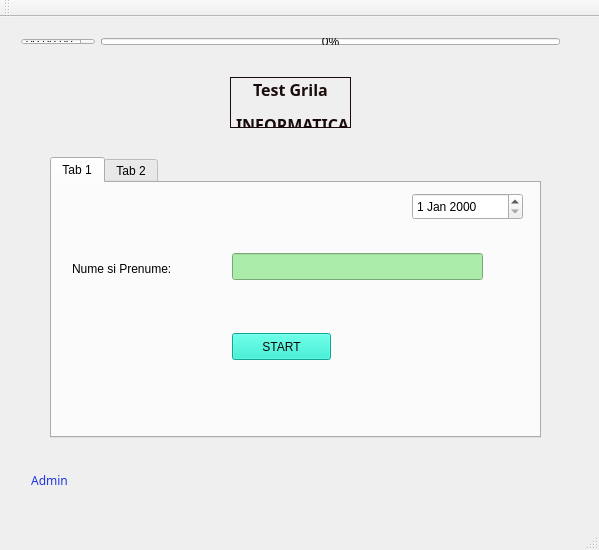
<?xml version="1.0" encoding="UTF-8"?>
<ui version="4.0">
 <class>MainWindow</class>
 <widget class="QMainWindow" name="MainWindow">
  <property name="geometry">
   <rect>
    <x>0</x>
    <y>0</y>
    <width>599</width>
    <height>550</height>
   </rect>
  </property>
  <property name="windowTitle">
   <string>MainWindow</string>
  </property>
  <widget class="QWidget" name="centralWidget">
   <widget class="QLabel" name="label">
    <property name="geometry">
     <rect>
      <x>230</x>
      <y>60</y>
      <width>121</width>
      <height>51</height>
     </rect>
    </property>
    <property name="font">
     <font>
      <family>Purisa</family>
      <pointsize>12</pointsize>
      <weight>75</weight>
      <bold>true</bold>
     </font>
    </property>
    <property name="styleSheet">
     <string notr="true">color: rgb(25, 11, 11);</string>
    </property>
    <property name="frameShape">
     <enum>QFrame::Box</enum>
    </property>
    <property name="text">
     <string>&lt;!DOCTYPE HTML PUBLIC &quot;-//W3C//DTD HTML 4.0//EN&quot; &quot;http://www.w3.org/TR/REC-html40/strict.dtd&quot;&gt;
&lt;html&gt;&lt;head&gt;&lt;meta name=&quot;qrichtext&quot; content=&quot;1&quot; /&gt;&lt;style type=&quot;text/css&quot;&gt;
p, li { white-space: pre-wrap; }
&lt;/style&gt;&lt;/head&gt;&lt;body style=&quot; font-family:'Ubuntu'; font-size:11pt; font-weight:400; font-style:normal;&quot;&gt;
&lt;p align=&quot;center&quot; style=&quot; margin-top:12px; margin-bottom:12px; margin-left:0px; margin-right:0px; -qt-block-indent:0; text-indent:0px;&quot;&gt;&lt;span style=&quot; font-size:12pt; font-weight:600;&quot;&gt;Test Grila &lt;/span&gt;&lt;/p&gt;
&lt;p align=&quot;center&quot; style=&quot; margin-top:12px; margin-bottom:12px; margin-left:0px; margin-right:0px; -qt-block-indent:0; text-indent:0px;&quot;&gt;&lt;span style=&quot; font-size:12pt; font-weight:600;&quot;&gt;INFORMATICA&lt;/span&gt;&lt;/p&gt;&lt;/body&gt;&lt;/html&gt;</string>
    </property>
   </widget>
   <widget class="QWidget" name="layoutWidget">
    <property name="geometry">
     <rect>
      <x>10</x>
      <y>10</y>
      <width>561</width>
      <height>29</height>
     </rect>
    </property>
    <layout class="QHBoxLayout" name="horizontalLayout">
     <item>
      <widget class="QTimeEdit" name="timeEdit">
       <property name="displayFormat">
        <string>HH:mm:ss</string>
       </property>
      </widget>
     </item>
     <item>
      <widget class="QProgressBar" name="progressBar">
       <property name="value">
        <number>0</number>
       </property>
      </widget>
     </item>
    </layout>
   </widget>
   <widget class="QTabWidget" name="tabWidget">
    <property name="geometry">
     <rect>
      <x>50</x>
      <y>140</y>
      <width>491</width>
      <height>281</height>
     </rect>
    </property>
    <property name="currentIndex">
     <number>0</number>
    </property>
    <widget class="QWidget" name="tab">
     <attribute name="title">
      <string>Tab 1</string>
     </attribute>
     <widget class="QLineEdit" name="lineEdit_name">
      <property name="geometry">
       <rect>
        <x>180</x>
        <y>70</y>
        <width>251</width>
        <height>27</height>
       </rect>
      </property>
      <property name="styleSheet">
       <string notr="true">background-color: rgb(171, 236, 170);</string>
      </property>
     </widget>
     <widget class="QDateEdit" name="dateEdit">
      <property name="geometry">
       <rect>
        <x>360</x>
        <y>10</y>
        <width>111</width>
        <height>27</height>
       </rect>
      </property>
     </widget>
     <widget class="QLabel" name="label_15">
      <property name="geometry">
       <rect>
        <x>20</x>
        <y>70</y>
        <width>131</width>
        <height>31</height>
       </rect>
      </property>
      <property name="text">
       <string>Nume si Prenume:</string>
      </property>
     </widget>
     <widget class="QPushButton" name="pushButton_START">
      <property name="geometry">
       <rect>
        <x>180</x>
        <y>150</y>
        <width>99</width>
        <height>27</height>
       </rect>
      </property>
      <property name="styleSheet">
       <string notr="true">background-color: rgb(19, 234, 204);
color: rgb(15, 8, 8);</string>
      </property>
      <property name="text">
       <string>START</string>
      </property>
     </widget>
    </widget>
    <widget class="QWidget" name="tab_2">
     <attribute name="title">
      <string>Tab 2</string>
     </attribute>
     <widget class="QLabel" name="questionLabel">
      <property name="geometry">
       <rect>
        <x>10</x>
        <y>10</y>
        <width>459</width>
        <height>41</height>
       </rect>
      </property>
      <property name="styleSheet">
       <string notr="true">background-color: rgb(18, 235, 216);</string>
      </property>
      <property name="text">
       <string>questionLabel</string>
      </property>
     </widget>
     <widget class="QPushButton" name="pushButton_NEXT">
      <property name="geometry">
       <rect>
        <x>360</x>
        <y>210</y>
        <width>99</width>
        <height>27</height>
       </rect>
      </property>
      <property name="styleSheet">
       <string notr="true">color: rgb(21, 221, 67);</string>
      </property>
      <property name="text">
       <string>Next</string>
      </property>
     </widget>
     <widget class="QPushButton" name="pushButton_Back">
      <property name="geometry">
       <rect>
        <x>250</x>
        <y>210</y>
        <width>99</width>
        <height>27</height>
       </rect>
      </property>
      <property name="styleSheet">
       <string notr="true">color: rgb(74, 118, 89);
</string>
      </property>
      <property name="text">
       <string>Back</string>
      </property>
     </widget>
     <widget class="QWidget" name="layoutWidget">
      <property name="geometry">
       <rect>
        <x>10</x>
        <y>70</y>
        <width>461</width>
        <height>108</height>
       </rect>
      </property>
      <layout class="QVBoxLayout" name="verticalLayout">
       <item>
        <widget class="QCheckBox" name="answer1">
         <property name="styleSheet">
          <string notr="true">background-color: rgb(128, 164, 239);</string>
         </property>
         <property name="text">
          <string>answer1</string>
         </property>
        </widget>
       </item>
       <item>
        <widget class="QCheckBox" name="answer2">
         <property name="styleSheet">
          <string notr="true">background-color: rgb(241, 141, 234);
</string>
         </property>
         <property name="text">
          <string>answer2</string>
         </property>
        </widget>
       </item>
       <item>
        <widget class="QCheckBox" name="answer3">
         <property name="styleSheet">
          <string notr="true">
background-color: rgb(147, 241, 159);</string>
         </property>
         <property name="text">
          <string>answer3</string>
         </property>
        </widget>
       </item>
       <item>
        <widget class="QCheckBox" name="answer4">
         <property name="styleSheet">
          <string notr="true">
background-color: rgb(207, 135, 240);</string>
         </property>
         <property name="text">
          <string>answer4</string>
         </property>
        </widget>
       </item>
      </layout>
     </widget>
    </widget>
   </widget>
   <widget class="QPushButton" name="pushButton">
    <property name="geometry">
     <rect>
      <x>0</x>
      <y>450</y>
      <width>99</width>
      <height>27</height>
     </rect>
    </property>
    <property name="font">
     <font>
      <family>Purisa</family>
     </font>
    </property>
    <property name="styleSheet">
     <string notr="true">/*color: rgb(255, 255, 255);*/
color: rgb(31, 53, 224);</string>
    </property>
    <property name="text">
     <string>Admin</string>
    </property>
    <property name="autoDefault">
     <bool>false</bool>
    </property>
    <property name="default">
     <bool>false</bool>
    </property>
    <property name="flat">
     <bool>true</bool>
    </property>
   </widget>
  </widget>
  <widget class="QMenuBar" name="menuBar">
   <property name="geometry">
    <rect>
     <x>0</x>
     <y>0</y>
     <width>599</width>
     <height>25</height>
    </rect>
   </property>
  </widget>
  <widget class="QToolBar" name="mainToolBar">
   <attribute name="toolBarArea">
    <enum>TopToolBarArea</enum>
   </attribute>
   <attribute name="toolBarBreak">
    <bool>false</bool>
   </attribute>
  </widget>
  <widget class="QStatusBar" name="statusBar"/>
 </widget>
 <layoutdefault spacing="6" margin="11"/>
 <resources/>
 <connections/>
</ui>
